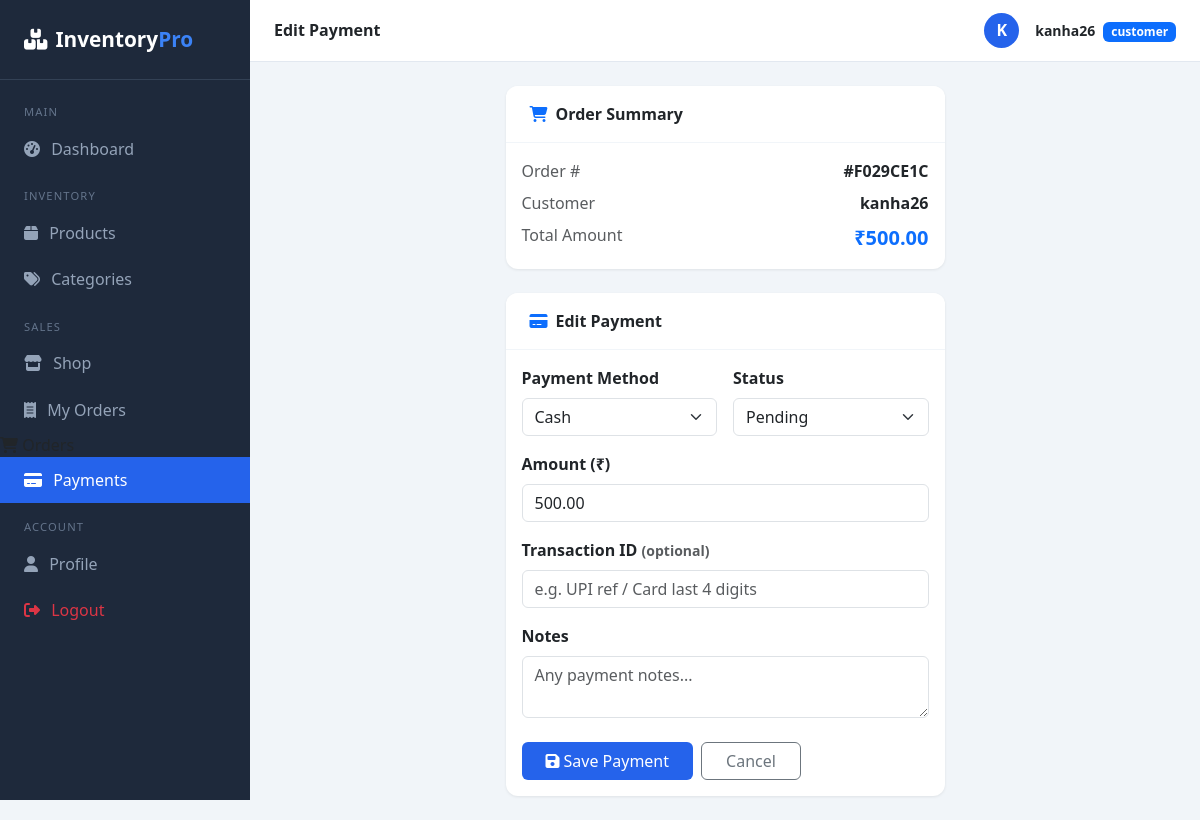
The app's page /payments/1/edit/ (signed in) with its own data.
### accounts/models.py (models this page shows, shortened)
class User(AbstractUser):
    class Role(models.TextChoices):
        ADMIN = "admin", "Admin"
        STAFF = "staff", "Staff"
        CUSTOMER = "customer", "Customer"
    role = models.CharField(max_length=20, choices=Role.choices, default=Role.CUSTOMER)
    email = models.EmailField(unique=True)
    phone = models.CharField(max_length=15, blank=True)
    profile_photo = models.ImageField(upload_to="profiles/", blank=True, null=True)
    address = models.TextField(blank=True)

### orders/models.py (models this page shows, shortened)
class Order(models.Model):
    class Status(models.TextChoices):
        PENDING = "pending", "Pending"
        PROCESSING = "processing", "Processing"
        SHIPPED = "shipped", "Shipped"
        DELIVERED = "delivered", "Delivered"
        CANCELLED = "cancelled", "Cancelled"
    order_number = models.CharField(max_length=20, unique=True, editable=False)
    customer = models.ForeignKey(
        User,
        on_delete=models.SET_NULL,
        null=True,
        related_name="customer_orders"
    )
    customer_name = models.CharField(max_length=200)
    customer_email = models.EmailField()
    customer_phone = models.CharField(max_length=15, blank=True)
    shipping_address = models.TextField()
    status = models.CharField(
        max_length=20,
        choices=Status.choices,
        default=Status.PENDING
    )
    total_amount = models.DecimalField(max_digits=12, decimal_places=2, default=0)
    notes = models.TextField(blank=True)
    created_by = models.ForeignKey(
        User,
        on_delete=models.SET_NULL,
        null=True,
        blank=True,
        related_name="orders_created"
    )
    created_at = models.DateTimeField(auto_now_add=True)
    updated_at = models.DateTimeField(auto_now=True)

### payments/models.py (models this page shows, shortened)
class Payment(models.Model):
    class Method(models.TextChoices):
        CASH = "cash", "Cash"
        CARD = "card", "Card"
        UPI = "upi", "UPI"
        BANK_TRANSFER = "bank_transfer", "Bank Transfer"
    class Status(models.TextChoices):
        PENDING = "pending", "Pending"
        PAID = "paid", "Paid"
        FAILED = "failed", "Failed"
        REFUNDED = "refunded", "Refunded"
    order = models.OneToOneField(
        Order,
        on_delete=models.CASCADE,
        related_name="payment"
    )
    method = models.CharField(
        max_length=20,
        choices=Method.choices,
        default=Method.CASH
    )
    status = models.CharField(
        max_length=20,
        choices=Status.choices,
        default=Status.PENDING
    )
    amount = models.DecimalField(max_digits=12, decimal_places=2)
    transaction_id = models.CharField(max_length=100, blank=True)
    notes = models.TextField(blank=True)
    paid_at = models.DateTimeField(null=True, blank=True)
    created_at = models.DateTimeField(auto_now_add=True)
    updated_at = models.DateTimeField(auto_now=True)

### payments/views.py (the view)
# urls.py: path("<int:pk>/edit/", views.payment_edit, name="payment_edit"),
@login_required
def payment_edit(request, pk):
    payment = get_object_or_404(Payment, pk=pk)
    if request.method == "POST":
        form = PaymentForm(request.POST, instance=payment)
        if form.is_valid():
            payment = form.save(commit=False)
            if payment.status == Payment.Status.PAID:
                payment.paid_at = timezone.now()
            payment.save()
            messages.success(request, "Payment updated successfully!")
            return redirect("payment_detail", pk=payment.pk)
    else:
        form = PaymentForm(instance=payment)
    return render(request, "payments/payment_form.html", {
        "form": form,
        "order": payment.order,
        "title": "Edit Payment",
    })

### payments/forms.py
class PaymentForm(forms.ModelForm):
    class Meta:
        model = Payment
        fields = ["method", "status", "amount", "transaction_id", "notes"]
        widgets = {
            "method": forms.Select(attrs={
                "class": "form-select"
            }),
            "status": forms.Select(attrs={
                "class": "form-select"
            }),
            "amount": forms.NumberInput(attrs={
                "class": "form-control",
                "placeholder": "Enter amount"
            }),
            "transaction_id": forms.TextInput(attrs={
                "class": "form-control",
                "placeholder": "e.g. UPI ref / Card last 4 digits"
            }),
            "notes": forms.Textarea(attrs={
                "class": "form-control",
                "rows": 2,
                "placeholder": "Any payment notes..."
            }),
        }

### inventory_project/templates/payments/payment_form.html (shortened to what this page needs)
{% extends 'base.html' %}
{% block page_title %}{{ title }}{% endblock %}
{% block content %}
<div class="row justify-content-center">
  <div class="col-lg-6">
    <div class="card mb-4">
      <div class="card-header"><i class="fas fa-shopping-cart me-2 text-primary"></i>Order Summary</div>
      <div class="card-body">
        <div class="d-flex justify-content-between mb-2">
          <span class="text-muted">Order #</span>
          <strong>#{{ order.order_number }}</strong>
        </div>
        <div class="d-flex justify-content-between mb-2">
          <span class="text-muted">Customer</span>
          <strong>{{ order.customer_name }}</strong>
        </div>
        <div class="d-flex justify-content-between">
          <span class="text-muted">Total Amount</span>
          <strong class="text-primary fs-5">₹{{ order.total_amount }}</strong>
        </div>
      </div>
    </div>
    <div class="card">
      <div class="card-header"><i class="fas fa-credit-card me-2 text-primary"></i>{{ title }}</div>
      <div class="card-body">
        <form method="post">
          <div class="row g-3">
            <div class="col-md-6">
              <label class="form-label fw-semibold">Payment Method</label>
              {{ form.method }}
            </div>
            <div class="col-md-6">
              <label class="form-label fw-semibold">Status</label>
              {{ form.status }}
            </div>
            <div class="col-12">
              <label class="form-label fw-semibold">Amount (₹)</label>
              {{ form.amount }}
            </div>
            <div class="col-12">
              <label class="form-label fw-semibold">Transaction ID <span class="text-muted small">(optional)</span></label>
              {{ form.transaction_id }}
            </div>
            <div class="col-12">
              <label class="form-label fw-semibold">Notes</label>
              {{ form.notes }}
            </div>
          </div>
          <div class="mt-4 d-flex gap-2">
            <button type="submit" class="btn btn-primary px-4">
              <i class="fas fa-save me-1"></i>Save Payment
            </button>
            <a href="{% url 'order_detail' order.pk %}" class="btn btn-outline-secondary px-4">Cancel</a>
          </div>
        </form>
      </div>
    </div>
  </div>
</div>
{% endblock %}

### inventory_project/templates/base.html (shortened to what this page needs)
<!DOCTYPE html>
<html lang="en">
<head>
  <link href="https://cdn.jsdelivr.net/npm/bootstrap@5.3.0/dist/css/bootstrap.min.css" rel="stylesheet">
  <link href="https://cdnjs.cloudflare.com/ajax/libs/font-awesome/6.4.0/css/all.min.css" rel="stylesheet">
</head>
<body>
{% if user.is_authenticated %}
<div class="sidebar">
  <div class="sidebar-brand">
    <i class="fas fa-boxes me-2"></i>Inventory<span>Pro</span>
  </div>
  <nav class="mt-2">
    <div class="nav-label">Main</div>
    <a href="{% url 'dashboard' %}" class="nav-link {% if request.resolver_match.url_name == 'dashboard' %}active{% endif %}">
      <i class="fas fa-tachometer-alt"></i> Dashboard</a>
    <div class="nav-label">Inventory</div>
    <a href="{% url 'product_list' %}" class="nav-link {% if 'product' in request.resolver_match.url_name %}active{% endif %}">
      <i class="fas fa-box"></i> Products</a>
    <a href="{% url 'category_list' %}" class="nav-link {% if 'category' in request.resolver_match.url_name %}active{% endif %}">
      <i class="fas fa-tags"></i> Categories</a>
    <div class="nav-label">Sales</div>
    {% if user.role == 'customer' %}
      <a href="{% url 'storefront' %}" class="nav-link {% if request.resolver_match.url_name == 'storefront' %}active{% endif %}">
        <i class="fas fa-store"></i> Shop</a>
      <a href="{% url 'my_orders' %}" class="nav-link {% if request.resolver_match.url_name == 'my_orders' %}active{% endif %}">
        <i class="fas fa-receipt"></i> My Orders</a>
    {% endif %}
        <i class="fas fa-shopping-cart"></i> Orders</a>
      <a href="{% url 'payment_list' %}" class="nav-link {% if 'payment' in request.resolver_match.url_name %}active{% endif %}">
        <i class="fas fa-credit-card"></i> Payments</a>
    <div class="nav-label">Account</div>
    <a href="{% url 'profile' %}" class="nav-link {% if request.resolver_match.url_name == 'profile' %}active{% endif %}">
      <i class="fas fa-user"></i> Profile</a>
    <a href="{% url 'logout' %}" class="nav-link text-danger">
      <i class="fas fa-sign-out-alt"></i> Logout</a>
  </nav>
</div>
<div class="main-content">
  <div class="topbar">
    <h6 class="mb-0 fw-semibold">{% block page_title %}Dashboard{% endblock %}</h6>
    <div class="d-flex align-items-center gap-3">
      {% if user.profile_photo %}
        <img src="{{ user.profile_photo.url }}" class="rounded-circle" width="35" height="35" style="object-fit:cover;">
      {% else %}
        <div style="width:35px;height:35px;background:#2563eb;border-radius:50%;display:flex;align-items:center;justify-content:center;color:#fff;font-weight:700;">
          {{ user.username|first|upper }}
        </div>
      {% endif %}
      <div>
        <span class="fw-semibold small">{{ user.username }}</span>
        <span class="badge bg-primary ms-1 small">{{ user.role }}</span>
      </div>
    </div>
  </div>
  <div class="page-body">
    {% block content %}{% endblock %}
  </div>
</div>
{% else %}
  {% block auth_content %}{% endblock %}
{% endif %}
</body>
</html>

### inventory_project/templates/base.html (style rules this page uses)
:root { --primary: #2563eb; --sidebar-width: 250px; }
body { background: #f1f5f9; font-family: 'Segoe UI', sans-serif; }
.sidebar { width: var(--sidebar-width); background: #1e293b; min-height: 100vh; position: fixed; top: 0; left: 0; z-index: 100; }
.sidebar-brand { padding: 1.5rem; color: #fff; font-size: 1.3rem; font-weight: 700; border-bottom: 1px solid #334155; }
.sidebar-brand span { color: #3b82f6; }
.sidebar .nav-link { color: #94a3b8; padding: .7rem 1.5rem; display: flex; align-items: center; gap: .7rem; transition: all .2s; }
.sidebar .nav-link:hover, .sidebar .nav-link.active { color: #fff; background: #2563eb; }
.sidebar .nav-label { color: #64748b; font-size: .7rem; text-transform: uppercase; letter-spacing: .1em; padding: 1rem 1.5rem .3rem; }
.main-content { margin-left: var(--sidebar-width); }
.topbar { background: #fff; padding: .8rem 1.5rem; border-bottom: 1px solid #e2e8f0; display: flex; justify-content: space-between; align-items: center; position: sticky; top: 0; z-index: 99; }
.page-body { padding: 1.5rem; }
.card { border: none; border-radius: 12px; box-shadow: 0 1px 3px rgba(0,0,0,.08); }
.card-header { background: #fff; border-bottom: 1px solid #f1f5f9; font-weight: 600; border-radius: 12px 12px 0 0 !important; padding: 1rem 1.5rem; }
.btn-primary { background: #2563eb; border: none; }

### inventory_project/templates/payments/payment_form.html (style rules this page uses)
input, select, textarea { display: block; width: 100%; padding: .5rem .75rem; border: 1px solid #dee2e6; border-radius: .375rem; }

### records on screen
User: username|first "K", username "kanha26", role "customer"
Order: order_number "F029CE1C", customer_name "kanha26", total_amount "500.00"
Payment: method "Cash", status "Pending", amount "500.00"

### other values on screen
{{ title }} "Edit Payment"
